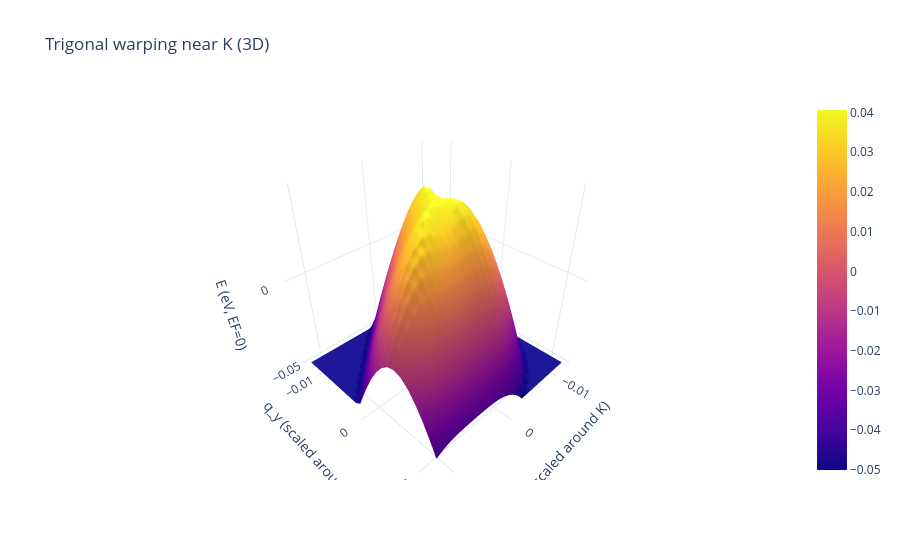
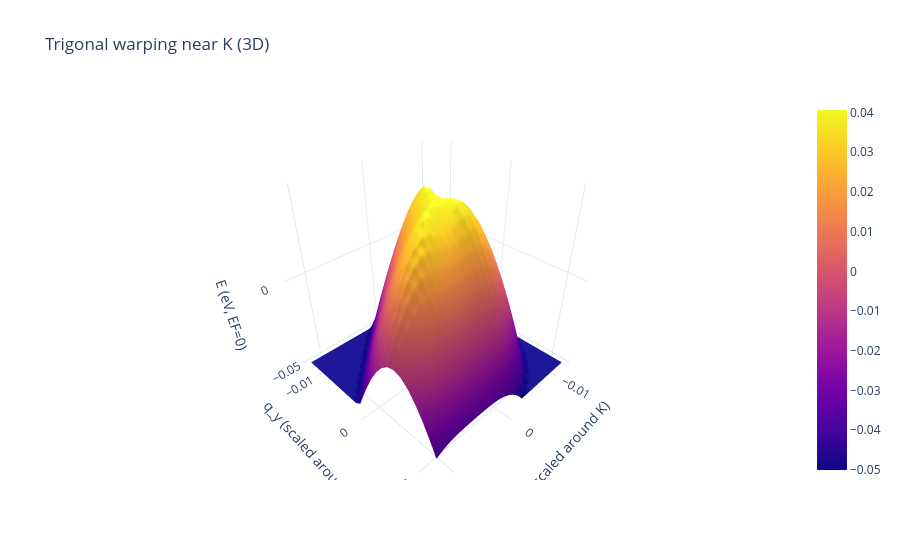

The code cell stored with these charts, in order, in its notebook:
### Code cell
plot_trigonal_warping_3d(
    qx,
    qy,
    E_cond,
    #E_shifted[:, :, 8],
    #E_pi[:, :, 1],
   # title=f"Trigonal warping near K (band {idx[0]})",
    zlim=(-0.04, 0.1),  # in eV
    save_html=True,
    html_path="../data/trigonal_warping_3d.html",
)

### Figure 1 — Plotly figure (JSON) as saved in the notebook; plotly's stock layout.template omitted (floating-point values rounded to 4 significant figures; data arrays with more than 128 entries replaced by an {"elided": "..."} marker saying what was removed)
{"data": [{"showscale": true, "x": {"elided": "25x25 float values"}, "y": {"elided": "25x25 float values"}, "z": {"elided": "25x25 float values"}, "type": "surface"}], "layout": {"scene": {"xaxis": {"title": {"text": "q_x (scaled around K)"}}, "yaxis": {"title": {"text": "q_y (scaled around K)"}}, "zaxis": {"title": {"text": "E (eV, EF=0)"}}, "aspectmode": "cube"}, "title": {"text": "Trigonal warping near K (3D)"}}}

### Figure 2 — Plotly figure (JSON) as saved in the notebook; plotly's stock layout.template omitted (floating-point values rounded to 4 significant figures; data arrays with more than 128 entries replaced by an {"elided": "..."} marker saying what was removed)
{"data": [{"showscale": true, "x": {"elided": "25x25 float values"}, "y": {"elided": "25x25 float values"}, "z": {"elided": "25x25 float values"}, "type": "surface"}], "layout": {"scene": {"xaxis": {"title": {"text": "q_x (scaled around K)"}}, "yaxis": {"title": {"text": "q_y (scaled around K)"}}, "zaxis": {"title": {"text": "E (eV, EF=0)"}}, "aspectmode": "cube"}, "title": {"text": "Trigonal warping near K (3D)"}}}
